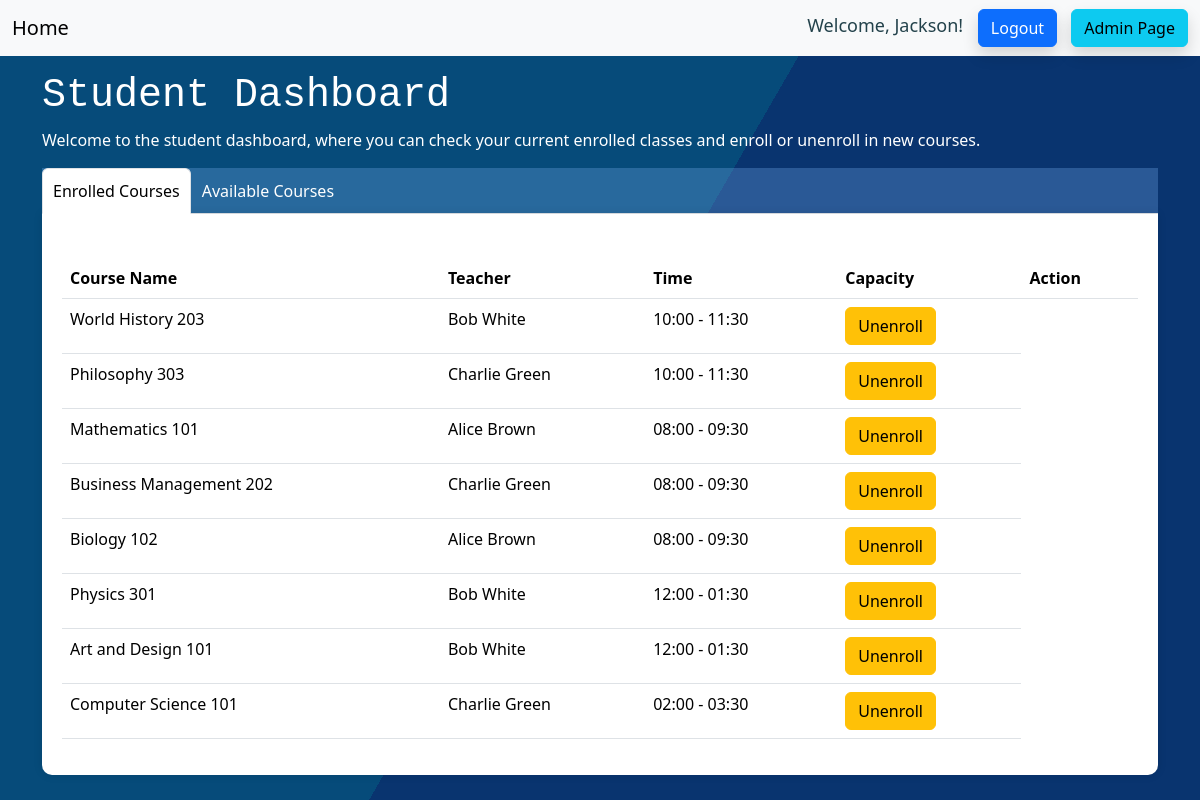
The page /courses (signed in) on the database its author committed.
### app/models.py (models this page shows, shortened)
class User(db.Model, UserMixin): # UserMixin will give us the default implementations of the functions that we need to have in the User class for flask_login to work
    id = db.Column(db.Integer, primary_key=True)
    username = db.Column(db.String(30), unique=True, nullable=False)
    first_name = db.Column(db.String(30), nullable=False)
    last_name = db.Column(db.String(30), nullable=False)
    email = db.Column(db.String(120), unique=True, nullable=False)
    password_hash = db.Column(db.String(60), nullable=False)
    status = db.Column(db.String(30), nullable=False, default='student')
    enrolled_classes = db.relationship('Enrollment', back_populates='student')
    taught_classes = db.relationship('Class', backref='teacher')
    @property # this is a decorator, it will allow us to access the function as an attribute
    def password(self): # this function will return the password
        return self.password

class Class(db.Model): # this line will create the Class model
    id = db.Column(db.Integer, primary_key=True) # this line will create the id column
    name = db.Column(db.String(100), nullable=False) # this line will create the name column
    time = db.Column(db.String(50), nullable=False)
    capacity = db.Column(db.Integer, nullable=False)
    teacher_id = db.Column(db.Integer, db.ForeignKey('user.id'))
    enrollments = db.relationship('Enrollment', back_populates='class_')
    time = db.Column(db.String(50), nullable=False)
    capacity = db.Column(db.Integer, nullable=False)
    teacher_id = db.Column(db.Integer, db.ForeignKey('user.id'))
    enrollments = db.relationship('Enrollment', back_populates='class_')

### app/routes.py (the view)
@app.route('/courses')
@login_required  # Ensure the user is logged in
def show_courses():
    if current_user.status == 'teacher':
        courses = Class.query.filter(Class.teacher_id == current_user.id).all()
        return render_template('teacher.html', courses=courses)
    elif current_user.status == 'student':
        enrolled_courses = Class.query.join(Enrollment, Class.id == Enrollment.class_id)\
                                      .filter(Enrollment.student_id == current_user.id).all()
        all_courses = Class.query.all()
        enrolled_course_ids = [course.id for course in enrolled_courses]
        available_courses = [course for course in all_courses if course.id not in enrolled_course_ids]
        return render_template('student.html', enrolled_courses=enrolled_courses, available_courses=available_courses)
    elif current_user.status == 'admin':
        return render_template('home.html')
    else:
        return redirect(url_for('home'))

### app/models.py (called while the page is built)
@login_manager.user_loader # this is a decorator, it will allow us to access the function as an attribute
def load_user(user_id): # this function will load the user
    return User.query.get(int(user_id)) # this line will return the user

### app/templates/student.html (shortened to what this page needs)
{% extends 'base.html' %} {% block title %} Student Dashboard {% endblock %} {% block content %}
<link rel="stylesheet" href="{{ url_for('static', filename='css/style.css') }}">
<div class="container">
  <div class="row">
    <div class="col-md-12">
      <h1 class="title-text">Student Dashboard</h1>
      <div class="title-text">Welcome to the student dashboard, where you can check your current enrolled classes and enroll or unenroll in new courses.</div>
    </div>
  </div>
  <ul class="nav nav-tabs" id="dashboardTabs" role="tablist">
    <li class="nav-item">
      <a class="nav-link active" id="enrolled-tab" data-toggle="tab" href="#enrolled" role="tab" aria-controls="enrolled" aria-selected="true">Enrolled Courses</a>
    </li>
    <li class="nav-item">
      <a class="nav-link" id="available-tab" data-toggle="tab" href="#available" role="tab" aria-controls="available" aria-selected="false">Available Courses</a>
    </li>
  </ul>
  <div class="tab-content-wrapper">
    <div class="tab-content" id="dashboardTabsContent">
      <div class="tab-pane fade show active" id="enrolled" role="tabpanel" aria-labelledby="enrolled-tab">
        <div class="table-responsive mt-4">
          <table class="table table-hover">
            <thead>
              <tr>
                <th>Course Name</th>
                <th>Teacher</th>
                <th>Time</th>
                <th>Capacity</th>
                <th>Action</th>
              </tr>
            </thead>
            <tbody> {% for course in enrolled_courses %} <tr>
                <td>{{ course.name }}</td>
                <td>{{ course.teacher.first_name }} {{ course.teacher.last_name }}</td>
                <td>{{ course.time }}</td>
                <td>
                  <button class="btn btn-warning" onclick="location.href='/unenroll?courseId={{ course.id }}'">Unenroll</button>
                </td>
              </tr> {% endfor %} </tbody>
          </table>
        </div>
      </div>
    </div>
  </div> {% endblock %}

### app/templates/base.html (shortened to what this page needs)
<!DOCTYPE html>
<html lang="en">
  <head>
    <link rel="stylesheet" href="{{ url_for('static', filename='css/style.css') }}">
    <link href="https://cdn.jsdelivr.net/npm/bootstrap@5.3.3/dist/css/bootstrap.min.css" rel="stylesheet">
  </head>
  <body>
    <nav class="navbar bg-body-tertiary">
      <div class="container-fluid">
        <a class="navbar-brand" href="/">Home</a>
        <div> {% if current_user.is_authenticated %} <a>
            <span style="width: 192.75px;color: rgb(35,66,75);font-size: 18px; text-align: center;"> Welcome, {{ current_user.first_name }}! </span>
          </a>
          <a class="btn btn-primary shadow" style="margin-left: 10px;" role="button" href="{{ url_for('logout') }}">Logout</a>
          <a class="btn btn-info shadow" style="margin-left: 10px;" role="button" href="/admin">Admin Page</a> {% else %} <a class="btn btn-primary shadow" style="margin-right: 20px;" role="button" href="{{ url_for('login') }}">Login</a>
          <a class="btn btn-secondary shadow" role="button" href="{{ url_for('signup') }}">Sign up</a> {% endif %}
        </div>
      </div>
    </nav>
    <main> {% block content %} {% endblock %} </main>
  </body>
</html>

### app/static/css/style.css (style rules this page uses)
html { height: 100%; }
.title-text { color: white; }
body { margin: 0; background-image: linear-gradient( -60deg, rgb(9, 52, 111) 50%, rgb(6, 75, 122) 50% ); }
h1 { font-family: monospace; }
.table th, .table td { border: yes; }
.nav-tabs { background-color: rgba( 121, 175, 237, 0.3 ); }
.nav-link { color: rgb(255, 255, 255); border-radius: 10px 10px 0 0; padding: 10px; }
.tab-content-wrapper { background-color: white; border-radius: 0 0 10px 10px; padding: 20px; box-shadow: 0 0 10px rgba(0, 0, 0, 0.1); margin-top: 0px; }

### rows shown on the page
User: first_name "Jackson"
Class: name "World History 203", teacher.first_name "Bob", teacher.last_name "White", time "10:00 - 11:30"
Class: name "Philosophy 303", teacher.first_name "Charlie", teacher.last_name "Green", time "10:00 - 11:30"
Class: name "Mathematics 101", teacher.first_name "Alice", teacher.last_name "Brown", time "08:00 - 09:30"
Class: name "Business Management 202", teacher.first_name "Charlie", teacher.last_name "Green", time "08:00 - 09:30"
Class: name "Biology 102", teacher.first_name "Alice", teacher.last_name "Brown", time "08:00 - 09:30"
Class: name "Physics 301", teacher.first_name "Bob", teacher.last_name "White", time "12:00 - 01:30"
Class: name "Art and Design 101", teacher.first_name "Bob", teacher.last_name "White", time "12:00 - 01:30"
Class: name "Computer Science 101", teacher.first_name "Charlie", teacher.last_name "Green", time "02:00 - 03:30"
